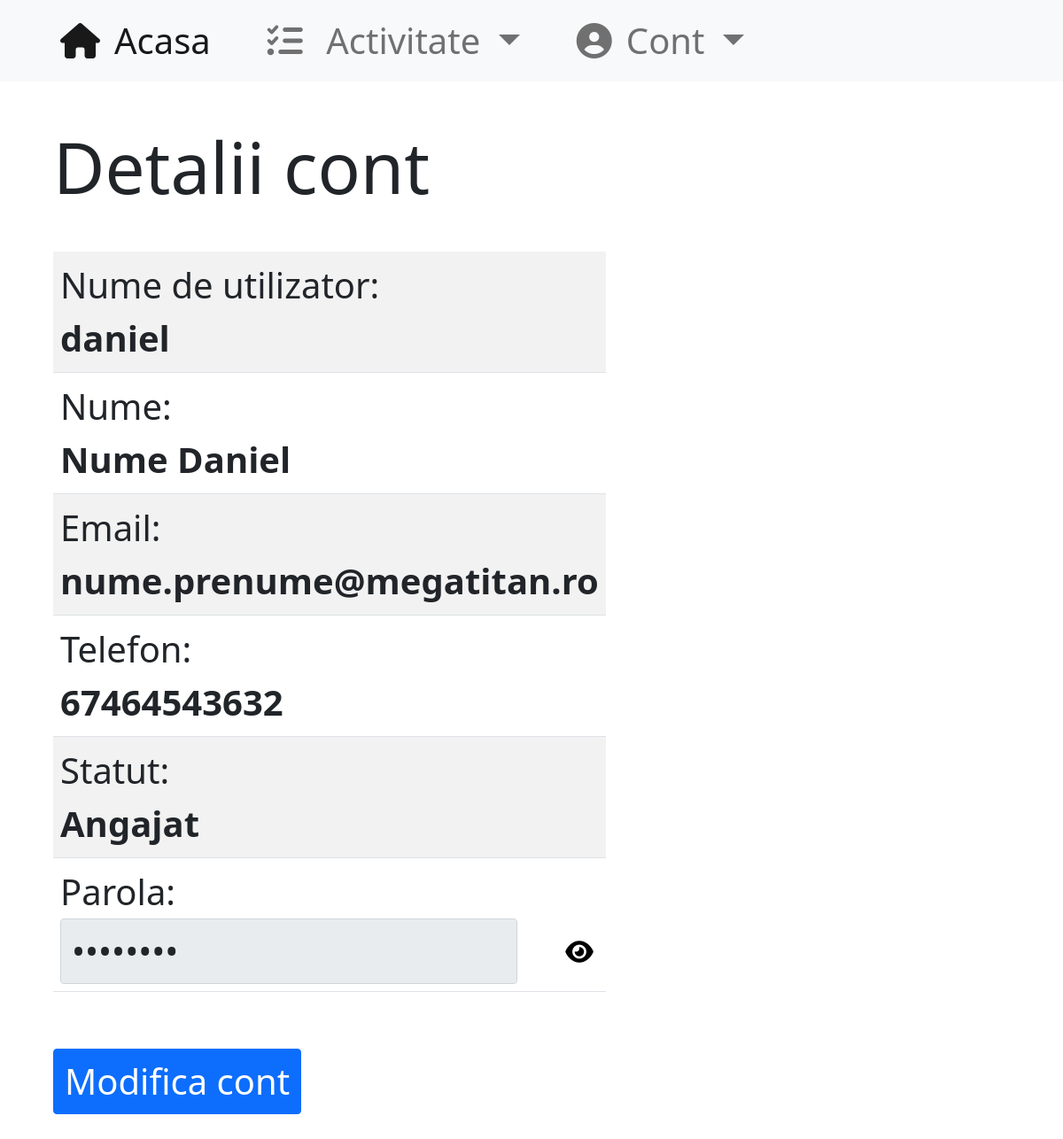
/detalii/daniel (signed in), run on the app's committed database.
### main/models.py (models this page shows, shortened)
class User(AbstractUser):
    nume = models.CharField(blank=False, max_length=50, default="Angajat")
    email = models.EmailField(blank=True, null=False)
    telefon = models.CharField(blank=True, null=False, default='0'*10, max_length=15)
    role = models.CharField(blank=False, default="Angajat", max_length=20)
    class Meta:
        verbose_name='Utilizator'
        verbose_name_plural='Utilizatori'

### main/views.py (the view, shortened to what this page needs)
# urls.py: path("detalii", login_required(views.detalii), name="detalii"),
def detalii(request, username=None):
    user = request.user
    if username is not None and (user.role == "Manager" or user.role == "Admin"):
        user = models.User.objects.get(username=username)
    elif username is not None:
        return redirect('detalii')
    return render(request, 'detalii.html', {"userdata": user})

### main/templatetags/mytags.py (called while the page is built)
@register.filter(name='role_at_least')
def role_at_least(user, name):
    priorit = {
        "Angajat": 1,
        "Viewer": 2,
        "Manager": 3,
        "Admin": 4,
    }
    if not user.is_authenticated:
        return False
    if name in priorit.keys():
        return priorit[user.role] >= priorit[name]
    return False

### templates/detalii.html (shortened to what this page needs)
{% extends 'base.html' %}
{% block content %}
<div class="container-fluid m-5 fs-1 w-auto">
    <h1 class="my-5" style="font-size: 200%">Detalii cont</h1>
    <table class="table table-striped table-hover w-50">
      <tr>
          <th> <span class="fw-normal"> Nume de utilizator:</span><br> {{ userdata.username }}</th>
      </tr>
        <tr>
          <th> <span class="fw-normal">Nume:</span><br>{{ userdata.nume }} </th>
      </tr>
        <tr>
          <th> <span class="fw-normal">Email:</span><br>{{ userdata.email }} </th>
      </tr>
        <tr>
          <th> <span class="fw-normal">Telefon:</span><br>{{ userdata.telefon }} </th>
      </tr>
        <tr>
          <th> <span class="fw-normal">Statut:</span><br>{{ userdata.role }} </th>
      </tr>
        <tr>
          <th>
              <span class="fw-normal">Parola:</span><br>
              <div class="d-flex flex-row">
                <input type="password" id='inputPwd' class="form-control fs-1 me-5" value="{{ userdata.password }}" disabled>
                <button onclick="toogleViewPwd()" class="fs-3 border-0" style="background-color: transparent" id="btnPwd"> <i class="fa-solid fa-eye"></i> </button>
              </div>
          </th>
      </tr>
    </table>
    <button class="btn btn-primary fs-1 mt-5" onclick="toogleViewModif()"> Modifica cont </button>
            {% load mytags %}
</div>
{% endblock %}

### data on the page
User: username "daniel", nume "Nume Daniel", email "nume.prenume@megatitan.ro", telefon "67464543632", role "Angajat"
